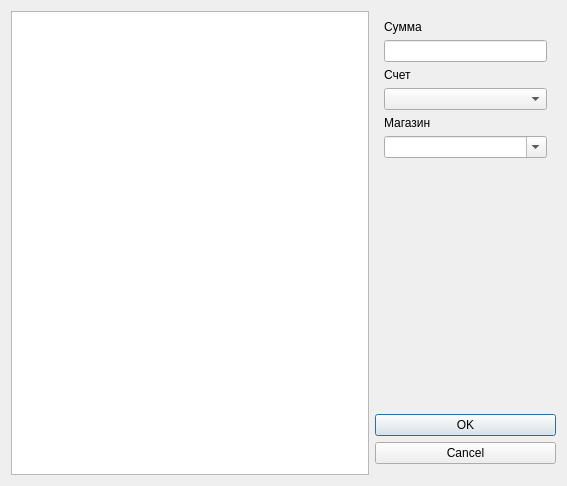
<?xml version="1.0" encoding="UTF-8"?>
<ui version="4.0">
 <class>DocumentDialog</class>
 <widget class="QDialog" name="DocumentDialog">
  <property name="geometry">
   <rect>
    <x>0</x>
    <y>0</y>
    <width>567</width>
    <height>486</height>
   </rect>
  </property>
  <property name="font">
   <font>
    <pointsize>9</pointsize>
   </font>
  </property>
  <property name="windowTitle">
   <string>Dialog</string>
  </property>
  <layout class="QHBoxLayout" name="horizontalLayout">
   <item>
    <widget class="QTreeView" name="docTypeTreeView">
     <property name="font">
      <font>
       <pointsize>9</pointsize>
      </font>
     </property>
     <attribute name="headerVisible">
      <bool>false</bool>
     </attribute>
    </widget>
   </item>
   <item>
    <widget class="QWidget" name="widget" native="true">
     <property name="sizePolicy">
      <sizepolicy hsizetype="Fixed" vsizetype="Preferred">
       <horstretch>0</horstretch>
       <verstretch>0</verstretch>
      </sizepolicy>
     </property>
     <property name="minimumSize">
      <size>
       <width>181</width>
       <height>0</height>
      </size>
     </property>
     <property name="maximumSize">
      <size>
       <width>181</width>
       <height>16777215</height>
      </size>
     </property>
     <layout class="QVBoxLayout" name="verticalLayout">
      <property name="spacing">
       <number>0</number>
      </property>
      <property name="leftMargin">
       <number>0</number>
      </property>
      <property name="topMargin">
       <number>0</number>
      </property>
      <property name="rightMargin">
       <number>0</number>
      </property>
      <property name="bottomMargin">
       <number>0</number>
      </property>
      <item alignment="Qt::AlignTop">
       <widget class="QWidget" name="widget_2" native="true">
        <layout class="QVBoxLayout" name="verticalLayout_2">
         <item>
          <widget class="QLabel" name="label">
           <property name="text">
            <string>Сумма</string>
           </property>
          </widget>
         </item>
         <item>
          <widget class="QLineEdit" name="amountEdit">
           <property name="alignment">
            <set>Qt::AlignRight|Qt::AlignTrailing|Qt::AlignVCenter</set>
           </property>
          </widget>
         </item>
         <item>
          <widget class="QLabel" name="label_2">
           <property name="text">
            <string>Счет</string>
           </property>
          </widget>
         </item>
         <item>
          <widget class="QComboBox" name="accountComboBox"/>
         </item>
         <item alignment="Qt::AlignTop">
          <widget class="QLabel" name="label_3">
           <property name="text">
            <string>Магазин</string>
           </property>
          </widget>
         </item>
         <item>
          <widget class="QComboBox" name="shopComboBox">
           <property name="editable">
            <bool>true</bool>
           </property>
          </widget>
         </item>
        </layout>
       </widget>
      </item>
      <item>
       <widget class="QDialogButtonBox" name="buttonBox">
        <property name="sizePolicy">
         <sizepolicy hsizetype="Preferred" vsizetype="Fixed">
          <horstretch>0</horstretch>
          <verstretch>0</verstretch>
         </sizepolicy>
        </property>
        <property name="minimumSize">
         <size>
          <width>0</width>
          <height>61</height>
         </size>
        </property>
        <property name="orientation">
         <enum>Qt::Vertical</enum>
        </property>
        <property name="standardButtons">
         <set>QDialogButtonBox::Cancel|QDialogButtonBox::Ok</set>
        </property>
       </widget>
      </item>
     </layout>
    </widget>
   </item>
  </layout>
 </widget>
 <resources/>
 <connections/>
</ui>
